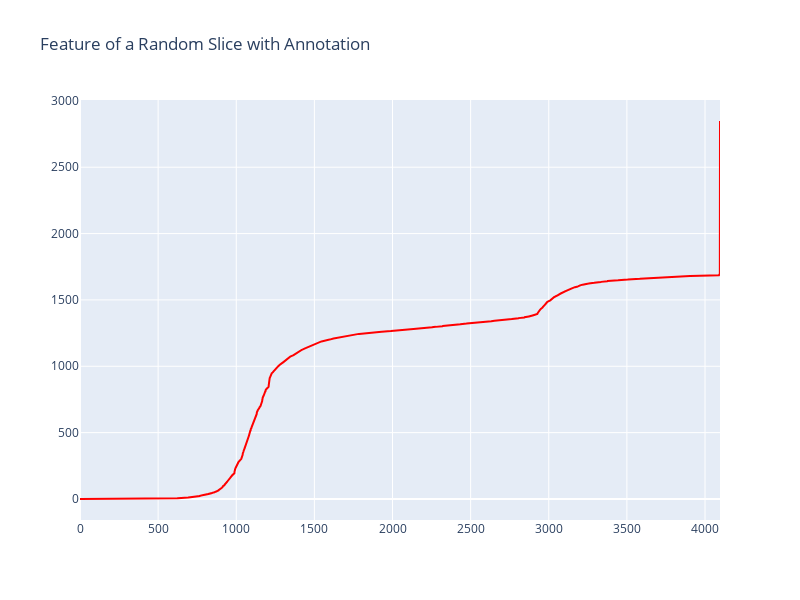

The cell this chart's notebook holds for it:
### Code cell
# plot a random slice and its annotation

rand_ix = np.random.randint(0, len(features))
color = 'red' if slice_annotations[rand_ix] == 1 else 'blue'
fig = go.Figure()
fig.add_trace(
    go.Scatter(
        y=features[rand_ix],
        mode='lines',
        name=f"Slice {rand_ix}, Annotation: {slice_annotations[rand_ix]}",
        line=dict(color=color)
    )
)
fig.update_layout(height=600, width=800, title_text="Feature of a Random Slice with Annotation")
fig.show()

### Figure 1 — Plotly figure (JSON) as saved in the notebook; plotly's stock layout.template omitted (floating-point values rounded to 4 significant figures; data arrays with more than 128 entries replaced by an {"elided": "..."} marker saying what was removed)
{"data": [{"line": {"color": "red"}, "mode": "lines", "name": "Slice 37, Annotation: 1", "type": "scatter", "y": {"elided": "4097 float values"}}], "layout": {"height": 600, "title": {"text": "Feature of a Random Slice with Annotation"}, "width": 800}}
